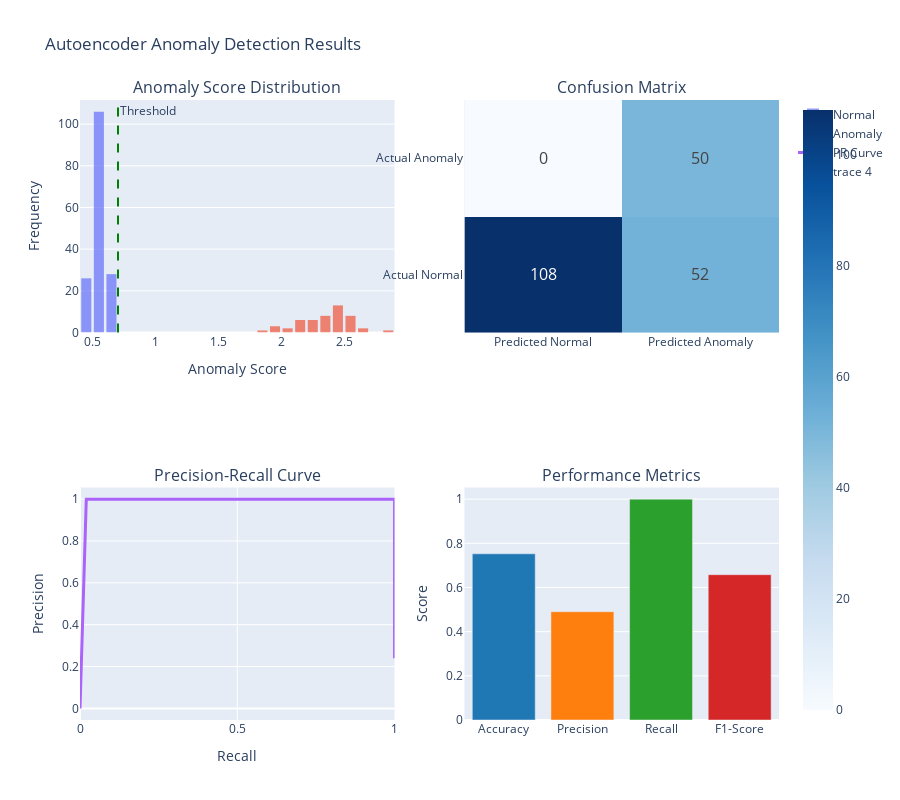

The notebook cell this image was saved under:
### Code cell
# Visualize results using Plotly
print("📊 Creating visualizations...")

# Create subplots
fig = make_subplots(
    rows=2, cols=2,
    subplot_titles=('Anomaly Score Distribution', 'Confusion Matrix', 
                   'Precision-Recall Curve', 'Performance Metrics'),
    specs=[[{"type": "histogram"}, {"type": "heatmap"}],
           [{"type": "scatter"}, {"type": "bar"}]]
)

# Plot 1: Anomaly scores distribution
normal_scores = anomaly_scores[test_labels == 0]
anomaly_scores_anomaly = anomaly_scores[test_labels == 1]

fig.add_trace(
    go.Histogram(x=normal_scores, name='Normal', opacity=0.7, nbinsx=30),
    row=1, col=1
)
fig.add_trace(
    go.Histogram(x=anomaly_scores_anomaly, name='Anomaly', opacity=0.7, nbinsx=30),
    row=1, col=1
)
fig.add_vline(x=anomaly_results['threshold'], line_dash="dash", line_color="green", 
              annotation_text="Threshold", row=1, col=1)

# Plot 2: Confusion Matrix
from collections import Counter
cm = Counter(zip(test_labels, predicted_anomalies))
cm_matrix = np.array([[cm.get((0, 0), 0), cm.get((0, 1), 0)],
                      [cm.get((1, 0), 0), cm.get((1, 1), 0)]])

fig.add_trace(
    go.Heatmap(z=cm_matrix, 
               x=['Predicted Normal', 'Predicted Anomaly'],
               y=['Actual Normal', 'Actual Anomaly'],
               text=cm_matrix, texttemplate="%{text}", textfont={"size": 16},
               colorscale='Blues'),
    row=1, col=2
)

# Plot 3: Precision-Recall Curve (simplified)
thresholds = np.linspace(anomaly_scores.min(), anomaly_scores.max(), 100)
precisions = []
recalls = []

for thresh in thresholds:
    pred = (anomaly_scores > thresh).astype(int)
    if np.sum(pred) > 0:
        # Calculate precision and recall manually
        tp = np.sum((pred == 1) & (test_labels == 1))
        fp = np.sum((pred == 1) & (test_labels == 0))
        fn = np.sum((pred == 0) & (test_labels == 1))
        
        prec = tp / (tp + fp) if (tp + fp) > 0 else 0
        rec = tp / (tp + fn) if (tp + fn) > 0 else 0
        
        precisions.append(prec)
        recalls.append(rec)
    else:
        precisions.append(0)
        recalls.append(0)

fig.add_trace(
    go.Scatter(x=recalls, y=precisions, mode='lines', name='PR Curve', line=dict(width=3)),
    row=2, col=1
)

# Plot 4: Performance metrics bar chart
metrics_names = ['Accuracy', 'Precision', 'Recall', 'F1-Score']
metrics_values = [accuracy, precision, recall, f1]

fig.add_trace(
    go.Bar(x=metrics_names, y=metrics_values, 
           marker_color=['#1f77b4', '#ff7f0e', '#2ca02c', '#d62728']),
    row=2, col=2
)

# Update layout
fig.update_layout(
    height=800,
    title_text="Autoencoder Anomaly Detection Results",
    showlegend=True
)

# Update axes labels
fig.update_xaxes(title_text="Anomaly Score", row=1, col=1)
fig.update_yaxes(title_text="Frequency", row=1, col=1)
fig.update_xaxes(title_text="Recall", row=2, col=1)
fig.update_yaxes(title_text="Precision", row=2, col=1)
fig.update_yaxes(title_text="Score", row=2, col=2)

fig.show()
print("✅ Visualizations created successfully!")

### Figure 1 — Plotly figure (JSON) as saved in the notebook; plotly's stock layout.template omitted (floating-point values rounded to 4 significant figures; data arrays with more than 128 entries replaced by an {"elided": "..."} marker saying what was removed)
{"data": [{"name": "Normal", "nbinsx": 30, "opacity": 0.7, "type": "histogram", "x": {"elided": "160 float values"}, "xaxis": "x", "yaxis": "y"}, {"name": "Anomaly", "nbinsx": 30, "opacity": 0.7, "type": "histogram", "x": [2.28, 2.507, 1.953, 2.389, 2.567, 2.169, 2.469, 2.425, 2.856, 2.191, 2.437, 2.362, 2.157, 2.237, 2.127, 2.291, 2.406, 2.455, 2.442, 2.326, 2.445, 1.946, 2.436, 2.633, 2.131, 1.967, 2.429, 2.42, 2.494, 2.461, 2.543, 2.08, 2.4, 2.502, 2.599, 1.833, 2.142, 2.265, 2.519, 2.248, 2.237, 2.63, 2.356, 2.403, 2.543, 2.345, 2.036, 2.373, 2.368, 2.59], "xaxis": "x", "yaxis": "y"}, {"colorscale": [[0, "rgb(247,251,255)"], [0.125, "rgb(222,235,247)"], [0.25, "rgb(198,219,239)"], [0.375, "rgb(158,202,225)"], [0.5, "rgb(107,174,214)"], [0.625, "rgb(66,146,198)"], [0.75, "rgb(33,113,181)"], [0.875, "rgb(8,81,156)"], [1, "rgb(8,48,107)"]], "text": [[108, 52], [0, 50]], "textfont": {"size": 16}, "texttemplate": "%{text}", "type": "heatmap", "x": ["Predicted Normal", "Predicted Anomaly"], "xaxis": "x2", "y": ["Actual Normal", "Actual Anomaly"], "yaxis": "y2", "z": [[108, 52], [0, 50]]}, {"line": {"width": 3}, "mode": "lines", "name": "PR Curve", "type": "scatter", "x": [1, 1, 1, 1, 1, 1, 1, 1, 1, 1, 1, 1, 1, 1, 1, 1, 1, 1, 1, 1, 1, 1, 1, 1, 1, 1, 1, 1, 1, 1, 1, 1, 1, 1, 1, 1, 1, 1, 1, 1, 1, 1, 1, 1, 1, 1, 1, 1, 1, 1, 1, 1, 1, 1, 1, 1, 1, 1, 0.98, 0.98, 0.98, 0.98, 0.94, 0.92, 0.92, 0.92, 0.9, 0.9, 0.88, 0.88, 0.82, 0.78, 0.76, 0.76, 0.72, 0.68, 0.64, 0.64, 0.62, 0.54, 0.5, 0.44, 0.34, 0.26, 0.24, 0.18, 0.16, 0.12, 0.1, 0.06, 0.02, 0.02, 0.02, 0.02, 0.02, 0.02, 0.02, 0.02, 0.02, 0], "xaxis": "x3", "y": [0.2392, 0.25, 0.2604, 0.2959, 0.3311, 0.4348, 0.5618, 0.7246, 0.8065, 0.9091, 0.9804, 1, 1, 1, 1, 1, 1, 1, 1, 1, 1, 1, 1, 1, 1, 1, 1, 1, 1, 1, 1, 1, 1, 1, 1, 1, 1, 1, 1, 1, 1, 1, 1, 1, 1, 1, 1, 1, 1, 1, 1, 1, 1, 1, 1, 1, 1, 1, 1, 1, 1, 1, 1, 1, 1, 1, 1, 1, 1, 1, 1, 1, 1, 1, 1, 1, 1, 1, 1, 1, 1, 1, 1, 1, 1, 1, 1, 1, 1, 1, 1, 1, 1, 1, 1, 1, 1, 1, 1, 0], "yaxis": "y3"}, {"marker": {"color": ["#1f77b4", "#ff7f0e", "#2ca02c", "#d62728"]}, "type": "bar", "x": ["Accuracy", "Precision", "Recall", "F1-Score"], "xaxis": "x4", "y": [0.7524, 0.4902, 1, 0.6579], "yaxis": "y4"}], "layout": {"annotations": [{"font": {"size": 16}, "showarrow": false, "text": "Anomaly Score Distribution", "x": 0.225, "xanchor": "center", "xref": "paper", "y": 1, "yanchor": "bottom", "yref": "paper"}, {"font": {"size": 16}, "showarrow": false, "text": "Confusion Matrix", "x": 0.775, "xanchor": "center", "xref": "paper", "y": 1, "yanchor": "bottom", "yref": "paper"}, {"font": {"size": 16}, "showarrow": false, "text": "Precision-Recall Curve", "x": 0.225, "xanchor": "center", "xref": "paper", "y": 0.375, "yanchor": "bottom", "yref": "paper"}, {"font": {"size": 16}, "showarrow": false, "text": "Performance Metrics", "x": 0.775, "xanchor": "center", "xref": "paper", "y": 0.375, "yanchor": "bottom", "yref": "paper"}, {"showarrow": false, "text": "Threshold", "x": 0.7021, "xanchor": "left", "xref": "x", "y": 1, "yanchor": "top", "yref": "y domain"}], "height": 800, "shapes": [{"line": {"color": "green", "dash": "dash"}, "type": "line", "x0": 0.7021, "x1": 0.7021, "xref": "x", "y0": 0, "y1": 1, "yref": "y domain"}], "showlegend": true, "title": {"text": "Autoencoder Anomaly Detection Results"}, "xaxis": {"anchor": "y", "domain": [0, 0.45], "title": {"text": "Anomaly Score"}}, "xaxis2": {"anchor": "y2", "domain": [0.55, 1]}, "xaxis3": {"anchor": "y3", "domain": [0, 0.45], "title": {"text": "Recall"}}, "xaxis4": {"anchor": "y4", "domain": [0.55, 1]}, "yaxis": {"anchor": "x", "domain": [0.625, 1], "title": {"text": "Frequency"}}, "yaxis2": {"anchor": "x2", "domain": [0.625, 1]}, "yaxis3": {"anchor": "x3", "domain": [0, 0.375], "title": {"text": "Precision"}}, "yaxis4": {"anchor": "x4", "domain": [0, 0.375], "title": {"text": "Score"}}}}
